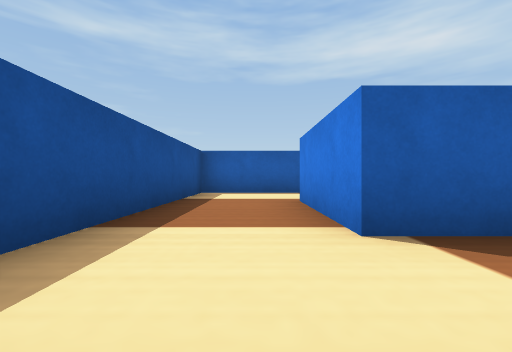
view 1 (above)

15 first-person views from a walk through a Webots world. The camera is 0.04 m above the floor, looks level and sees 90° across. The floor is counted in squares, 0.1 m on a side. Each view is taken from the middle of a square. On the plan, view 1 faces up. The plan holds only what a view shows up to about 9 squares ahead; the rest is blank. The robots in the file are not drawn. Simple shapes and patterns stand in for the simulator's stock objects.

view 2
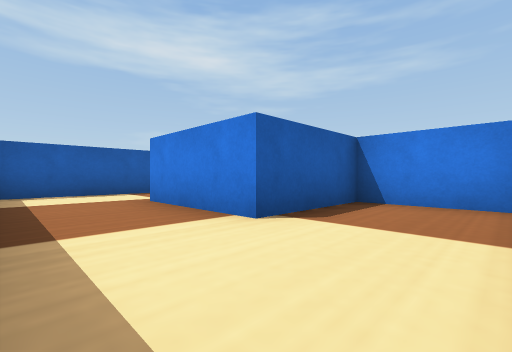

view 3
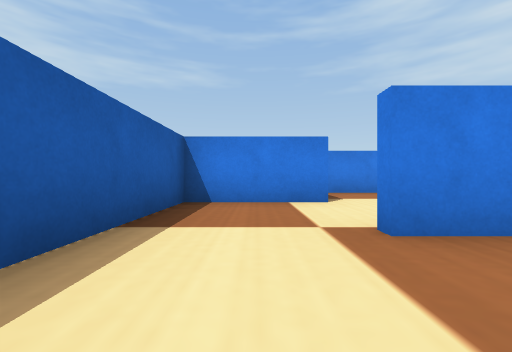

view 4
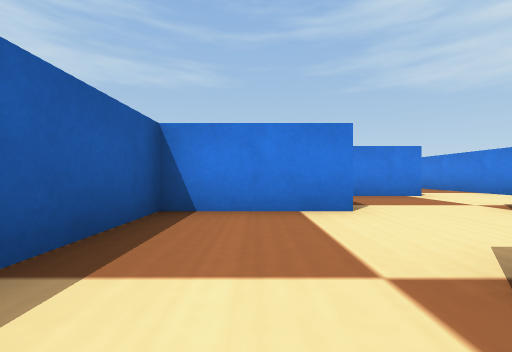

view 5
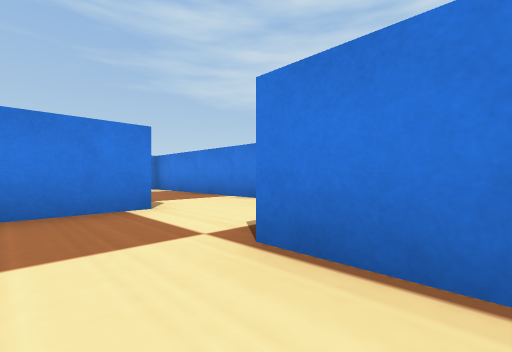

view 6
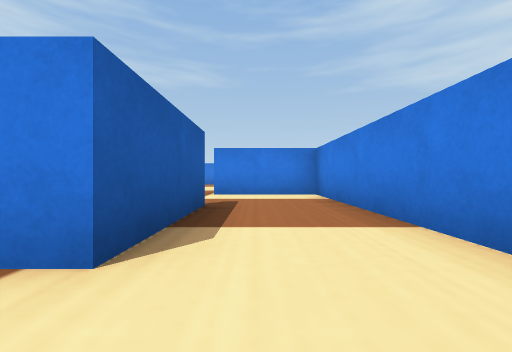

view 7
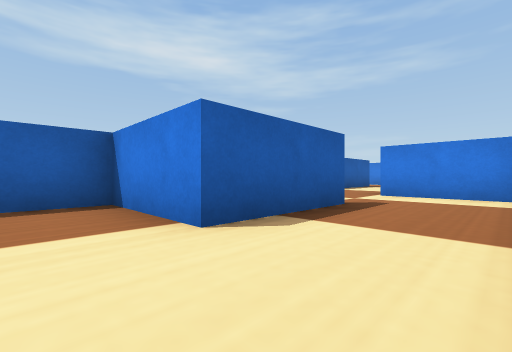

view 8
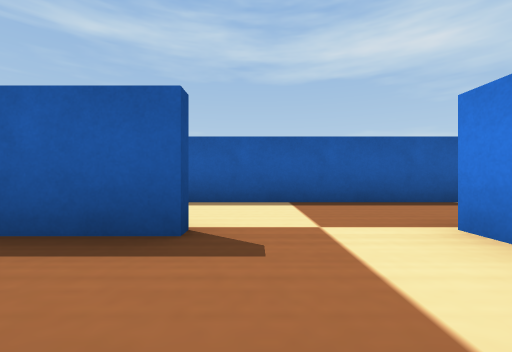

view 9
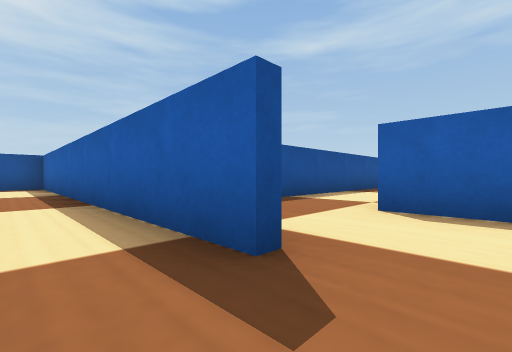

view 10
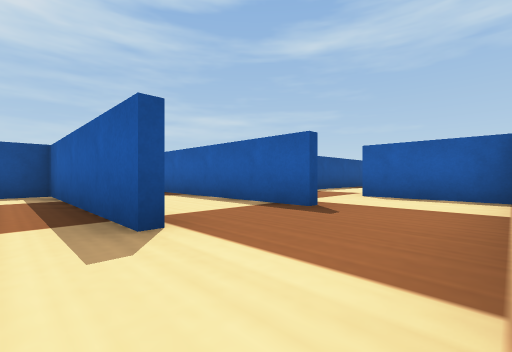

view 11
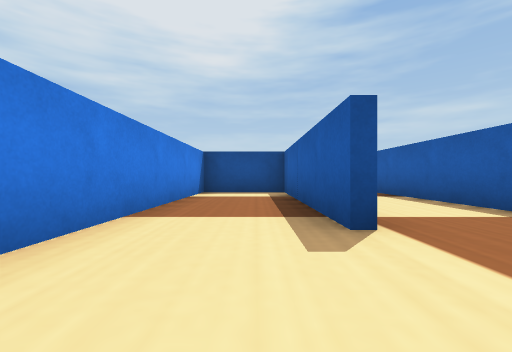

view 12
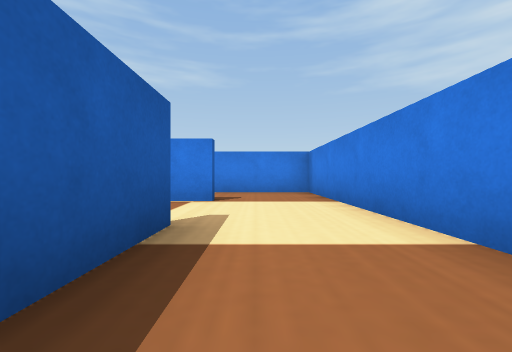

view 13
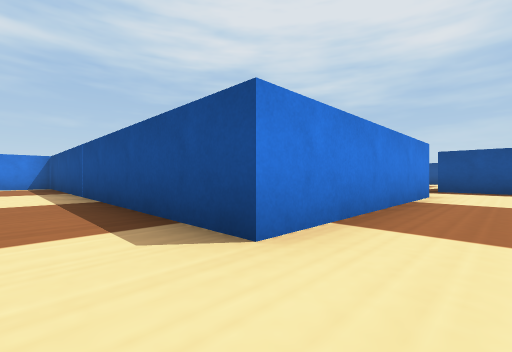

view 14
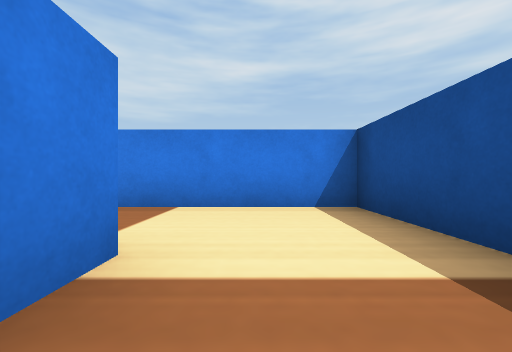

view 15
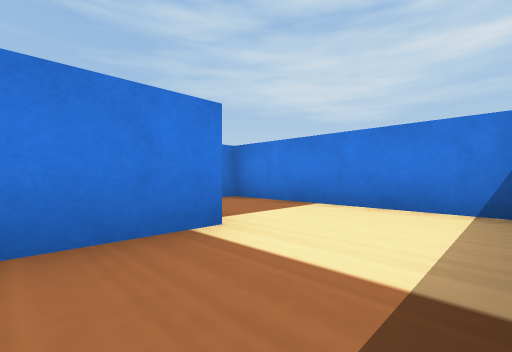

### Floor plan
Ten units are one square. View 1 is at (0, 0); x grows to the right and y downward. Boxes are objects, and circles mark ways between rooms. Rooms are numbered by the first view taken in them; rooms with no view inside come last. Other rooms are left out.
<svg viewBox="-18 -145 206 153">
<path fill="none" stroke="#000" d="M24 -17 14 -17M20 -19 25 -19M51 -24 51 -34M7 -24 7 -36M45 -39 40 -39M29 -45 29 -55M52 3 95 3 95 -15M66 -17 54 -17M25 -61 14 -61M5 -61 -13 -61 -13 3 29 3 29 -15M136 -17 126 -17M136 -39 124 -39M116 -17 106 -17M116 -39 104 -39M156 -61 145 -61M97 -15 97 3 183 3 183 -20M106 -129 116 -129M76 -129 96 -129M66 -39 56 -39M104 -39 75 -39M53 -35 53 -30"/>
<rect x="5" y="-25" width="10" height="10" fill="#bbb"><title>blue post</title></rect>
<rect x="5" y="-45" width="10" height="10" fill="#bbb"><title>blue post</title></rect>
<rect x="5" y="-65" width="10" height="10" fill="#bbb"><title>blue post</title></rect>
<rect x="25" y="-25" width="10" height="10" fill="#bbb"><title>blue post</title></rect>
<rect x="25" y="-45" width="10" height="10" fill="#bbb"><title>blue post</title></rect>
<rect x="45" y="-25" width="10" height="10" fill="#bbb"><title>blue post</title></rect>
<rect x="65" y="-25" width="10" height="10" fill="#bbb"><title>blue post</title></rect>
<rect x="115" y="-25" width="10" height="10" fill="#bbb"><title>blue post</title></rect>
<rect x="115" y="-45" width="10" height="10" fill="#bbb"><title>blue post</title></rect>
<rect x="135" y="-25" width="10" height="10" fill="#bbb"><title>blue post</title></rect>
<rect x="135" y="-45" width="10" height="10" fill="#bbb"><title>blue post</title></rect>
<rect x="155" y="-25" width="10" height="10" fill="#bbb"><title>blue post</title></rect>
<rect x="115" y="-135" width="10" height="10" fill="#bbb"><title>blue post</title></rect>
<rect x="65" y="-45" width="10" height="10" fill="#bbb"><title>blue post</title></rect>
<rect x="95" y="-25" width="10" height="10" fill="#bbb"><title>blue post</title></rect>
<rect x="95" y="-45" width="10" height="10" fill="#bbb"><title>blue post</title></rect>
<circle cx="80" cy="-20" r="3" fill="#2a7"/>
<circle cx="110" cy="-30" r="3" fill="#2a7"/>
<text x="30" y="-20">1</text>
<text x="150" y="-20">2</text>
<text x="110" y="-140">3</text>
<text x="80" y="-30">4</text>
</svg>
Room 1 opens to room 4. Room 2 opens to room 4.

Where each view was taken, in squares from view 1:
view 1: 0 up, 0 right, facing up
view 2: 0 up, 1 left, facing up-right
view 3: 5 up, 1 left, facing right
view 4: 5 up, 0 right, facing right
view 5: 3 up, 2 right, facing down-right
view 6: 1 up, 4 right, facing right
view 7: 0 up, 4 right, facing up-right
view 8: 0 up, 8 right, facing up
view 9: 3 up, 15 right, facing up-left
view 10: 1 up, 16 right, facing up-left
view 11: 1 up, 16 right, facing left
view 12: 1 up, 12 right, facing right
view 13: 14 up, 13 right, facing down-left
view 14: 3 up, 0 right, facing down
view 15: 3 up, 1 left, facing down-right
